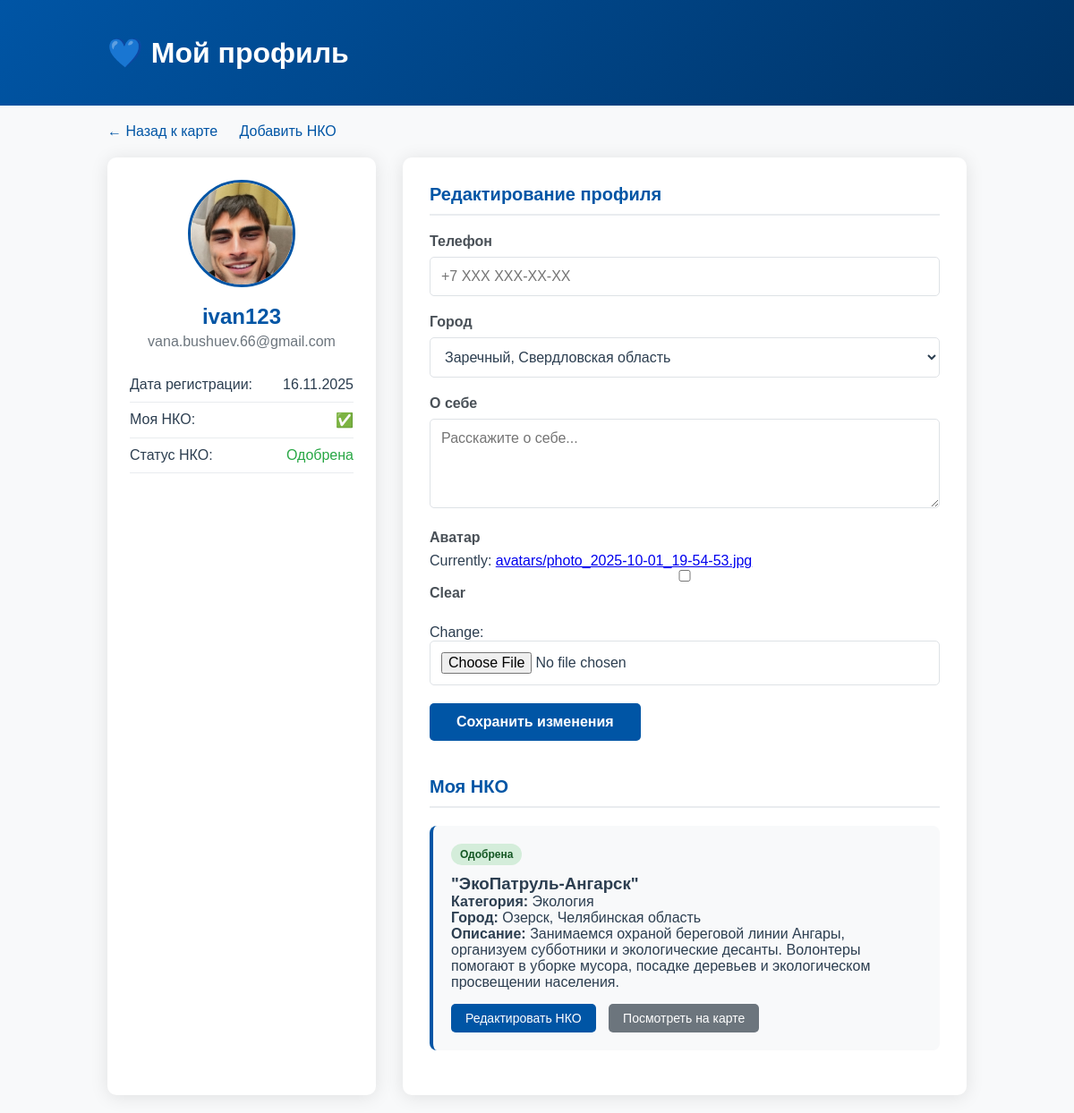
/profile/ (signed in), run on the app's committed database.
### map_app/models.py (models this page shows, shortened)
class UserProfile(models.Model):
    user = models.OneToOneField(User, on_delete=models.CASCADE)
    phone = models.CharField(max_length=20, blank=True)
    avatar = models.ImageField(upload_to='avatars/', blank=True, null=True)
    bio = models.TextField(blank=True)
    city = models.ForeignKey('City', on_delete=models.SET_NULL, null=True, blank=True)
    created_at = models.DateTimeField(auto_now_add=True)

class NKO(models.Model):
    name = models.CharField(max_length=200)
    category = models.ForeignKey(NKOCategory, on_delete=models.CASCADE)
    description = models.TextField()
    address = models.TextField(blank=True)
    phone = models.CharField(max_length=20, blank=True)
    website = models.URLField(blank=True)
    vk_link = models.URLField(blank=True)
    city = models.ForeignKey(City, on_delete=models.CASCADE)
    latitude = models.FloatField()
    longitude = models.FloatField()
    created_by = models.ForeignKey(User, on_delete=models.CASCADE)
    is_approved = models.BooleanField(default=False)
    created_at = models.DateTimeField(auto_now_add=True)

class NKOCategory(models.Model):
    name = models.CharField(max_length=100)
    color = models.CharField(max_length=7, default='#0055a5')

class City(models.Model):
    name = models.CharField(max_length=100)
    region = models.CharField(max_length=100)
    latitude = models.FloatField(default=55.7558)
    longitude = models.FloatField(default=37.6173)
    def __str__(self):
        return f"{self.name}, {self.region}"

### map_app/views.py (the view)
# urls.py: path('profile/', views.profile_view, name='profile'),
@login_required
def profile_view(request):
    user_nko = NKO.objects.filter(created_by=request.user).first()
    if request.method == 'POST':
        profile_form = UserProfileForm(request.POST, request.FILES, instance=request.user.userprofile)
        if profile_form.is_valid():
            profile_form.save()
            messages.success(request, 'Профиль успешно обновлен!')
            return redirect('profile')
    else:
        profile_form = UserProfileForm(instance=request.user.userprofile)
    context = {
        'user_nko': user_nko,
        'profile_form': profile_form,
    }
    return render(request, 'map_app/profile.html', context)

### map_app/forms.py
class UserProfileForm(forms.ModelForm):
    class Meta:
        model = UserProfile
        fields = ['phone', 'bio', 'city', 'avatar']
        widgets = {
            'bio': forms.Textarea(attrs={'rows': 4, 'placeholder': 'Расскажите о себе...'}),
            'phone': forms.TextInput(attrs={'placeholder': '+7 XXX XXX-XX-XX'}),
        }
    def __init__(self, *args, **kwargs):
        super().__init__(*args, **kwargs)
        self.fields['city'].queryset = City.objects.all()

### templates/map_app/profile.html (shortened to what this page needs)
<!DOCTYPE html>
<html lang="ru">
<head>
</head>
<body>
    <div class="header">
        <div class="container">
            <h1>💙 Мой профиль</h1>
        </div>
    </div>
    <div class="container">
        <div class="nav">
            <a href="{% url 'map' %}">← Назад к карте</a>
            <a href="{% url 'add_nko' %}">Добавить НКО</a>
        </div>
        <div class="profile-container">
            <div class="profile-sidebar">
                {% if user.userprofile.avatar %}
                    <img src="{{ user.userprofile.avatar.url }}" alt="Аватар" class="profile-avatar">
                {% else %}
                    <div class="profile-avatar" style="background: #0055a5; color: white; display: flex; align-items: center; justify-content: center; font-size: 40px;">
                        👤
                    </div>
                {% endif %}
                <div class="profile-name">{{ user.username }}</div>
                <div class="profile-email">{{ user.email }}</div>
                <div class="profile-stats">
                    <div class="stat-item">
                        <span>Дата регистрации:</span>
                        <span>{{ user.date_joined|date:"d.m.Y" }}</span>
                    </div>
                    <div class="stat-item">
                        <span>Моя НКО:</span>
                        <span>{% if user_nko %}✅{% else %}❌{% endif %}</span>
                    </div>
                    <div class="stat-item">
                        <span>Статус НКО:</span>
                        <span>
                            {% if user_nko %}
                                {% if user_nko.is_approved %}
                                    <span style="color: #28a745;">Одобрена</span>
                                {% else %}
                                    <span style="color: #ffc107;">На модерации</span>
                                {% endif %}
                            {% else %}
                                -
                            {% endif %}
                        </span>
                    </div>
                </div>
            </div>
            <div class="profile-content">
                <div class="section-title">Редактирование профиля</div>
                <form method="post" enctype="multipart/form-data">
                    <div class="form-group">
                        <label for="id_phone">Телефон</label>
                        {{ profile_form.phone }}
                    </div>
                    <div class="form-group">
                        <label for="id_city">Город</label>
                        {{ profile_form.city }}
                    </div>
                    <div class="form-group">
                        <label for="id_bio">О себе</label>
                        {{ profile_form.bio }}
                    </div>
                    <div class="form-group">
                        <label for="id_avatar">Аватар</label>
                        {{ profile_form.avatar }}
                    </div>
                    <button type="submit">Сохранить изменения</button>
                </form>
                {% if user_nko %}
                <div style="margin-top: 40px;">
                    <div class="section-title">Моя НКО</div>
                    <div class="nko-card">
                        <div class="nko-status {% if user_nko.is_approved %}status-approved{% else %}status-pending{% endif %}">
                            {% if user_nko.is_approved %}Одобрена{% else %}На модерации{% endif %}
                        </div>
                        <h3>{{ user_nko.name }}</h3>
                        <p><strong>Категория:</strong> {{ user_nko.category.name }}</p>
                        <p><strong>Город:</strong> {{ user_nko.city.name }}, {{ user_nko.city.region }}</p>
                        <p><strong>Описание:</strong> {{ user_nko.description }}</p>
                        <div style="margin-top: 15px;">
                            <a href="{% url 'edit_nko' user_nko.id %}" class="btn">Редактировать НКО</a>
                            <a href="{% url 'map' %}" class="btn btn-secondary">Посмотреть на карте</a>
                        </div>
                    </div>
                </div>
                {% endif %}
            </div>
        </div>
    </div>
</body>
</html>

### templates/map_app/profile.html (style rules this page uses)
* { margin: 0; padding: 0; box-sizing: border-box; font-family: 'Arial', sans-serif; }
body { background: #f8f9fa; color: #2c3e50; }
.header { background: linear-gradient(135deg, #0055a5, #003366); color: white; padding: 20px; }
.container { max-width: 1000px; margin: 0 auto; padding: 20px; }
.nav { margin-bottom: 20px; }
.nav a { color: #0055a5; text-decoration: none; margin-right: 20px; font-weight: 500; }
.profile-container { display: grid; grid-template-columns: 300px 1fr; gap: 30px; }
.profile-sidebar { background: white; padding: 25px; border-radius: 10px; box-shadow: 0 2px 20px rgba(0,0,0,0.1); text-align: center; }
.profile-avatar { width: 120px; height: 120px; border-radius: 50%; object-fit: cover; margin-bottom: 15px; border: 3px solid #0055a5; }
.profile-name { font-size: 24px; font-weight: 700; color: #0055a5; margin-bottom: 5px; }
.profile-email { color: #6c757d; margin-bottom: 15px; }
.profile-stats { margin-top: 20px; }
.stat-item { display: flex; justify-content: space-between; padding: 10px 0; border-bottom: 1px solid #e9ecef; }
.profile-content { background: white; padding: 30px; border-radius: 10px; box-shadow: 0 2px 20px rgba(0,0,0,0.1); }
.section-title { font-size: 20px; font-weight: 700; color: #0055a5; margin-bottom: 20px; padding-bottom: 10px; border-bottom: 2px solid #e9ecef; }
.form-group { margin-bottom: 20px; }
label { display: block; margin-bottom: 8px; font-weight: 600; color: #495057; }
input, select, textarea { width: 100%; padding: 12px; border: 1px solid #dee2e6; border-radius: 5px; font-size: 16px; background: #fff; color: #2c3e50; transition: border-color 0.3s; }
textarea { resize: vertical; min-height: 100px; }
button { background: #0055a5; color: white; padding: 12px 30px; border: none; border-radius: 5px; font-size: 16px; cursor: pointer; font-weight: 600; transition: background 0.3s; }
.nko-card { background: #f8f9fa; padding: 20px; border-radius: 8px; margin-bottom: 20px; border-left: 4px solid #0055a5; }
.nko-status { display: inline-block; padding: 5px 10px; border-radius: 15px; font-size: 12px; font-weight: 600; margin-bottom: 10px; }
.status-approved { background: #d4edda; color: #155724; }
.btn { display: inline-block; padding: 8px 16px; background: #0055a5; color: white; text-decoration: none; border-radius: 5px; font-size: 14px; margin-right: 10px; transition: background 0.3s; }
.btn-secondary { background: #6c757d; }

### data on the page
UserProfile: city "Заречный, Свердловская область"
NKO: name "\"ЭкоПатруль-Ангарск\"", category.name "Экология", city.name "Озерск", city.region "Челябинская область", description "Занимаемся охраной береговой линии Ангары, организуем субботники и экологические десанты. Волонтеры помогают в уборке мусора, посадке деревьев и экологическом просвещении населения."

### other printed values
{{ user.username }} "ivan123"
{{ user.email }} "vana.bushuev.66@gmail.com"
{{ user.date_joined|date:"d.m.Y" }} "16.11.2025"
